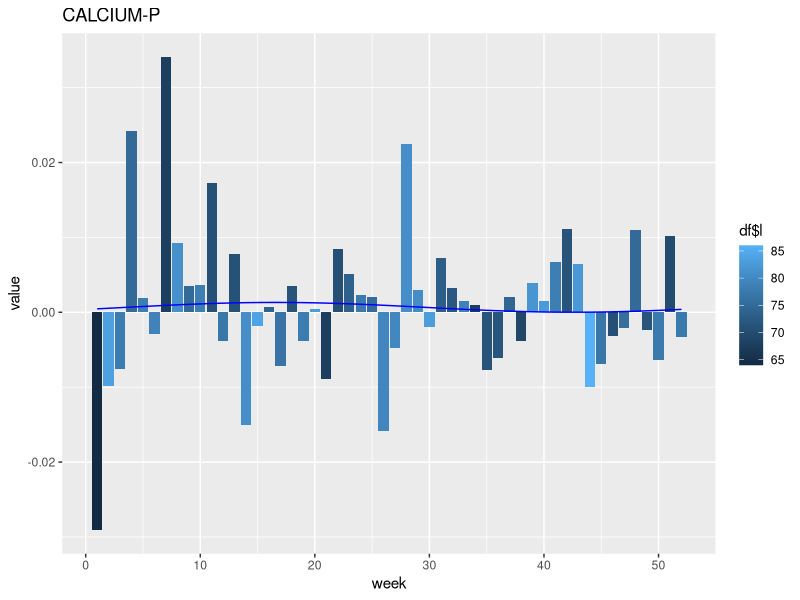
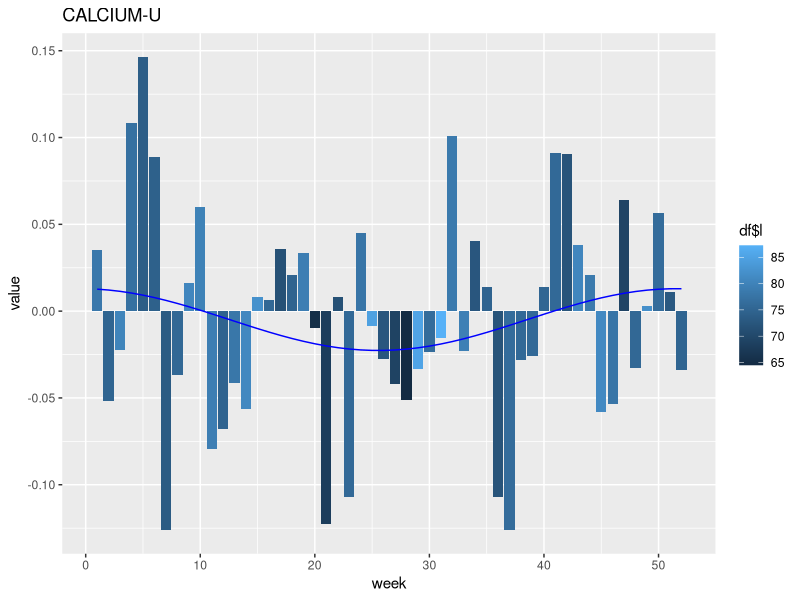
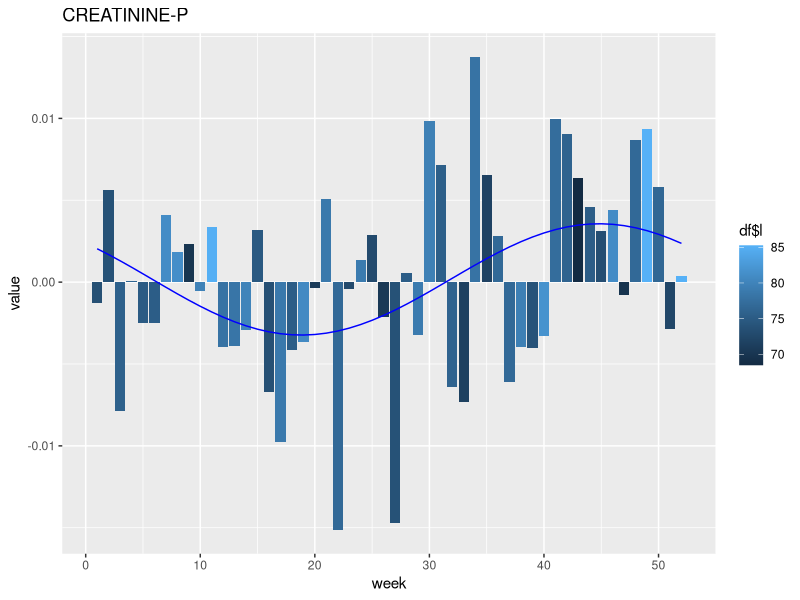
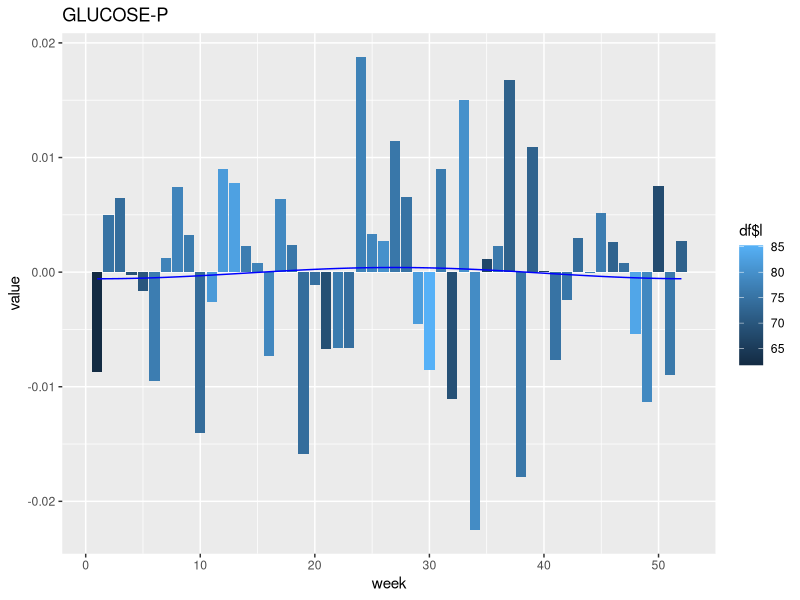
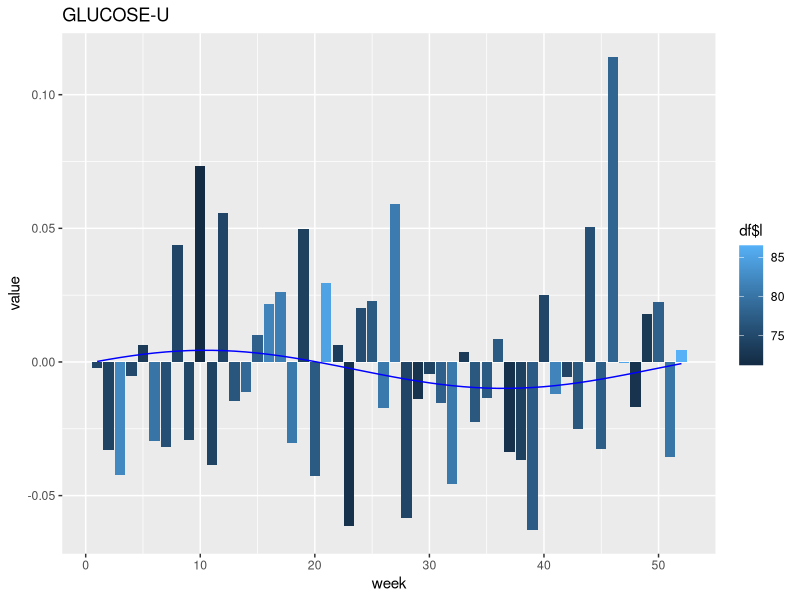
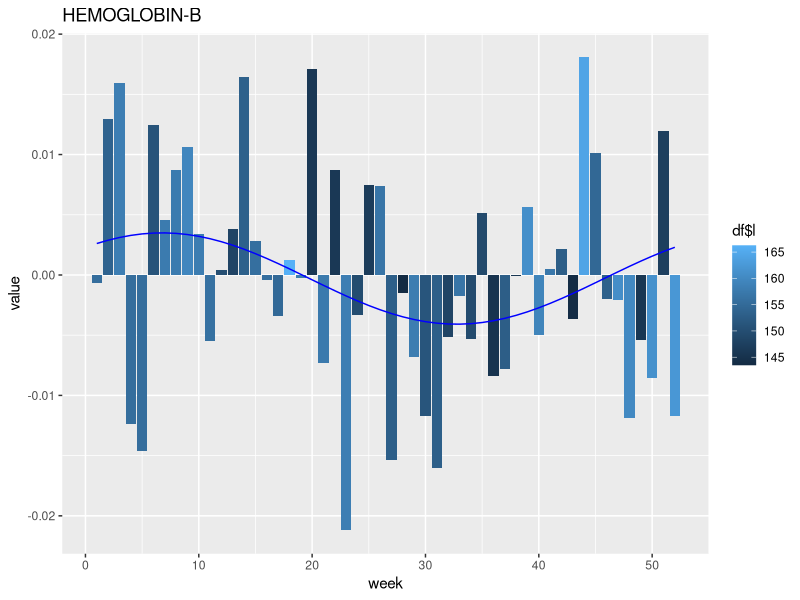
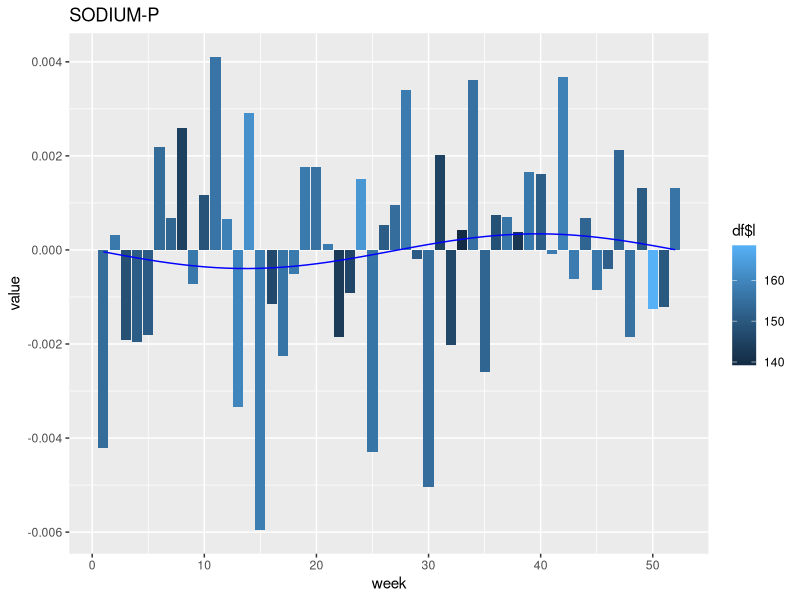
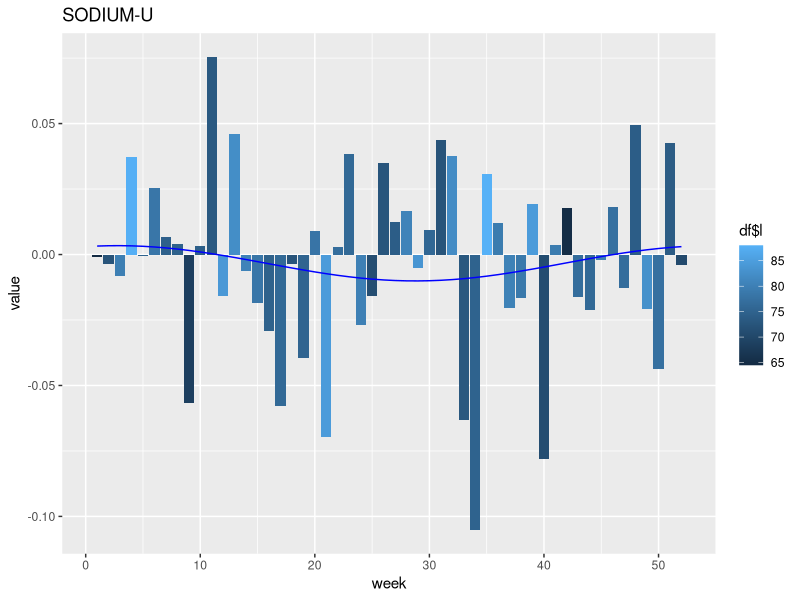

Write R code to recreate these figures, in order.
### this script is intended for generic protocol use only and makes use of a dummy data set -- last updated December 1st, 2023
### by Victorine Muse

##this step takes in one of the interim data sets from step 2 and fits the data seasonally by week-year (can be changed to month-year) 

library(minpack.lm)
library(data.table)
library(ggplot2)
#library(nlstools)

setwd("~/Desktop/Lab_data_processing/adjust_by_season/interim_files")

##this is an example of one of the research questions, can be modified for mortality tests or other

data= fread('all_tests_together.tsv')

#use if subsetting to 2012-2015 inclusive
data= subset(data, data$date_only >= '2012-01')
data=subset(data, data$date_only <'2016-01')

labData= data ###save full version for reference

labData$week= substr(labData$date_only, nchar(labData$date_only)-1, nchar(labData$date_only))
labData$week= as.numeric(labData$week)
labData= subset(labData, labData$week <53) #remove random 53 week years, not conistent 

labLengths= fread('week_lengths_all_together.tsv')
labLengths$week= substr(labLengths$date_only, nchar(labLengths$date_only)-1, nchar(labLengths$date_only))
labLengths$week= as.numeric(labLengths$week)
labLengths= subset(labLengths, labLengths$week < 53) #remove incomplete week 53

#use if subsetting to 2012-2015 inclusive
labLengths = subset(labLengths, labLengths$date_only >= '2012-01')
labLengths =subset(labLengths, labLengths$date_only <'2016-01')

labLengths_check= labLengths[,2:length(colnames(labLengths))]

lab_cts= labLengths

for (i in 2:length(colnames(labData))-1){
  for (j in 1:length(rownames(labData))){
    
    if (labLengths[j, ..i]<50){ ###this is a choice of threhold based on your data set, ie at least 50 unique tests per week required to be included
      labData[j, i]= NA
    }
  }
}

labLengths= melt(labLengths_check, id= 'week')

labLengths$value[which(labLengths$value <50)]=0
#labLengths$value= as.numeric(labLengths$value)
require(reshape2)

#### a weight function was defined that distributes weight based on # of tests. This is important to remove bias from holidays or summer where only really sick patients are examined
lab_len_wts= as.data.frame(xtabs(value ~ week + variable, data= labLengths))

lab_len_wts= dcast(lab_len_wts, week~variable, value.var= 'Freq')
labLengths = dcast(labLengths, week~variable, value.variable= 'value', fun= mean)

sums= colSums(lab_len_wts[2:length(colnames(lab_len_wts))])

for (i in 2:length(colnames(lab_len_wts))){
  
  labLengths_check[,i-1]=labLengths_check[,..i-1]/sums[[i-1]]
}

labData_check= labData[,2:length(colnames(labData))]

subcheck= melt(labData_check, id= 'week')
subcheck= subcheck[complete.cases(subcheck),]
subcheck = dcast(subcheck, week~variable, drop = F, value.variable= 'value', fun= mean)

pdf("Print_boxes_together_2012_2015.pdf") #open a pdf document for predicted value printing, if desired 

time= seq(1,52)

labData= labData

##here we define the chosen low parameter cosine function, you can try others or change "52" to "12" to model by month instead
f= function(A,x,offset, height){
  A*cos(2*pi*(x-offset)/52) + height
}


length=length(colnames(subcheck))

plot_stats= data.frame(matrix(ncol = 7, nrow = length(colnames(labData))-2))
colnames(plot_stats)= c('test','Amplitude','A_pval', 'offset', 'offset_pval', "height", 'h_pval')

for (i in 2:length){
  
  
  if (sum(is.na(labData[,..i]))<100){ ###make sure ~50% of weeks have data to avoid possible convergence 
    value= labData[,..i]
    
    j = length(colnames(labData))
    
    l= labLengths[,i]
    y= labData[,..i]
    x= labData$week
    
    test_name= colnames(y)
    
    df <- data.frame(x,y)
    
    y=as.data.frame(y)
    
    idx=!(is.na(y[,1]))
    
    if(sd(y[idx,1])!= 0){
      df <- data.frame(x,y)
      colnames(df)= c('x','y')
            
      wts= labLengths_check[,..i-1]

      ##here we use the nonlinear least squares model for optimizing the funtion to fit the data. Other optimization models could be used but this was chosen as we could control the limits of the parameter fits to feasible values. 
      # access the fitted series (for plotting)
      fit_all = nls(y ~f(A, x, offset, height), data= df, start = list(A=.01, offset= 23, height= .01), control = list(maxiter = 50000, minFactor=1/2000, warnOnly=T), algorithm = "port", weights= unlist(wts), lower= c(-1,0,-1), upper= c(1,52,1))
            
      # find predictions for original time series
      pred_all <- predict(fit_all, newdata=data.frame(Time=time)) ##this data can be saved iteratively if desired, or else calculated again with fitted parameters
            
      fits= coef(summary(fit_all))

      #selected paramters saved, additional statistical parameters can be retrieved at this step as needed/ desired 
      plot_stats$test[i-1]= colnames(labData)[i]
      plot_stats$Amplitude[i-1]= fits[1,1]
      plot_stats$A_pval[i-1]= fits[1,4]
      plot_stats$offset[i-1]= fits[2,1]
      plot_stats$offset_pval[i-1]= fits[2,4] 
      plot_stats$height[i-1]= fits[3,1]
      plot_stats$h_pval[i-1]= fits[3,4]
  
  value= subcheck[,i]
  week= as.numeric(as.character(subcheck$week))
  df <- data.frame(week,value,l)
  
  colnames(df)= c('week', 'value', 'l')
  test_name= colnames(subcheck)[i]
    
  p= ggplot(data= df, aes(x= week, y = value)) + geom_bar(stat='identity',aes(fill=df$l)) + ggtitle(test_name) +geom_line(aes(x=c(1:52), y = pred_all[1:52]), col = 'blue')
  print(p) #print predicted values for later data exploration
  
}}}

dev.off()

plot_stats= plot_stats[complete.cases(plot_stats),]

plot_stats$A_pval= p.adjust(plot_stats$A_pval, method= 'fdr') #if multiple test correcting, method can be altered
plot_stats$offset_pval= p.adjust(plot_stats$offset_pval, method= 'fdr')
plot_stats$h_pval= p.adjust(plot_stats$h_pval, method= 'fdr')

plot_stats$sig= 'no' #give easy label for filtering for seasonality later , here just looking at Amplitude and offset as a starting point
plot_stats$sig[which(plot_stats$A_pval<0.05)]='yes' #can vary on what parameter(s) you care about 
plot_stats$sig[which(plot_stats$offset_pval<0.05)]='yes' #can vary on what parameter(s) you care about 

#save full data table of  parameter fits for further analysis
write.table(plot_stats, file='all_stats_together_2012_2015.tsv', quote=FALSE, sep='\t', row.names=FALSE)
